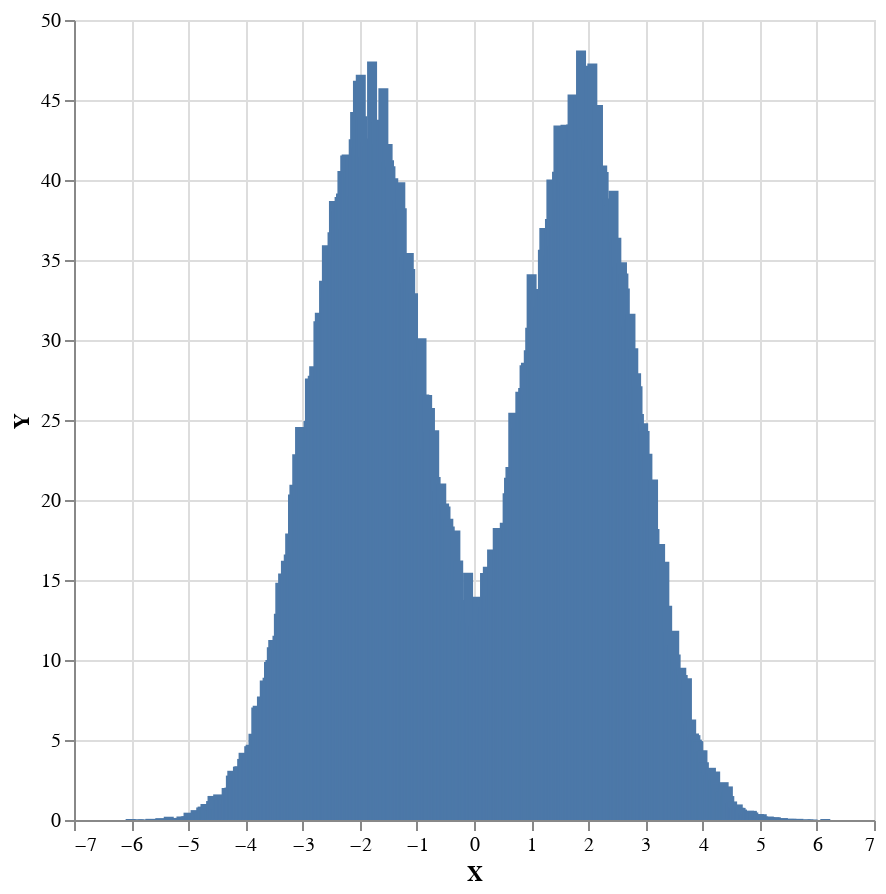

Notebook code for this chart:
### Markdown cell above
`unnormalizedDistribution` is an (unnormalized) distribution that we want to plot. 

`distributionOverWeightedSamples` is a distribution over pairs of samples from `unnormalizedDistribution` and their density. 

`iidDistribution` is a distribution over 100000 iid draws from `distributionOverWeightedSamples`.

`histogramDistribution` is a distribution over histograms, each corresponding to a possible list of iid samples.

`plotDistribution` is a distribution over plots (i.e. 2D visualizations that can be rendered in a notebook), each corresponding to a possible histogram.

### Code cell
sampler plotDistribution

### Figure 1 — Vega-Lite specification as saved in the notebook (floating-point values rounded to 4 significant figures; data arrays with more than 128 entries replaced by an {"elided": "..."} marker saying what was removed)
{"$schema": "https://vega.github.io/schema/vega-lite/v4.json", "data": {"values": {"elided": "500 records"}}, "encoding": {"x": {"field": "X", "type": "quantitative"}, "y": {"field": "Y", "type": "quantitative"}}, "height": 400, "mark": "bar", "width": 400}
